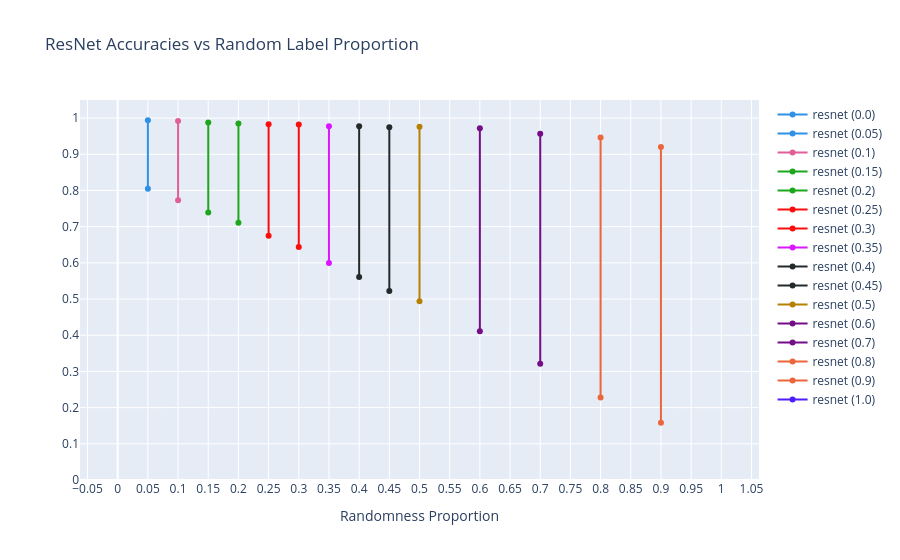

Notebook cell for this chart:
### Code cell
resnet = full_data[(full_data["model"].str.contains("resnet")) & (full_data["split"] == "trainUval")].copy()

resnet["layer_idx"] = resnet["layer"].apply(lambda x: layer_order['resnet'].index(x))
resnet.sort_values("layer_idx", inplace=True)

resnet_accs = resnet[(resnet["layer"] == "a1")][["dataset", "model", "train_acc", "val_acc", "randomness"]]
resnet_accs.sort_values("randomness", inplace=True)

fig = make_subplots()
for i, row in resnet_accs.iterrows():
    color = color_seq[i % len(color_seq)]
    fig.add_trace(go.Scatter(x=[row["randomness"], row["randomness"]], y=[row["train_acc"], row["val_acc"]], mode="lines+markers", line = dict(color=color), name=f"{row['model']} ({row['randomness']})"))
    
fig.update_layout(title="ResNet Accuracies vs Random Label Proportion")
fig.update_xaxes(title_text="Randomness Proportion", nticks=23)
fig.update_yaxes(range=[0.0, 1.05], nticks=20)

### Figure 1 — Plotly figure (JSON) as saved in the notebook; plotly's stock layout.template omitted (floating-point values rounded to 4 significant figures)
{"data": [{"line": {"color": "#2E91E5"}, "mode": "lines+markers", "name": "resnet (0.0)", "type": "scatter", "x": [0, 0], "y": [null, null]}, {"line": {"color": "#2E91E5"}, "mode": "lines+markers", "name": "resnet (0.05)", "type": "scatter", "x": [0.05, 0.05], "y": [0.9942, 0.8047]}, {"line": {"color": "#E15F99"}, "mode": "lines+markers", "name": "resnet (0.1)", "type": "scatter", "x": [0.1, 0.1], "y": [0.9921, 0.7727]}, {"line": {"color": "#1CA71C"}, "mode": "lines+markers", "name": "resnet (0.15)", "type": "scatter", "x": [0.15, 0.15], "y": [0.9876, 0.7389]}, {"line": {"color": "#1CA71C"}, "mode": "lines+markers", "name": "resnet (0.2)", "type": "scatter", "x": [0.2, 0.2], "y": [0.9853, 0.7109]}, {"line": {"color": "#FB0D0D"}, "mode": "lines+markers", "name": "resnet (0.25)", "type": "scatter", "x": [0.25, 0.25], "y": [0.9828, 0.6752]}, {"line": {"color": "#FB0D0D"}, "mode": "lines+markers", "name": "resnet (0.3)", "type": "scatter", "x": [0.3, 0.3], "y": [0.9825, 0.6435]}, {"line": {"color": "#DA16FF"}, "mode": "lines+markers", "name": "resnet (0.35)", "type": "scatter", "x": [0.35, 0.35], "y": [0.9776, 0.5994]}, {"line": {"color": "#222A2A"}, "mode": "lines+markers", "name": "resnet (0.4)", "type": "scatter", "x": [0.4, 0.4], "y": [0.9773, 0.5608]}, {"line": {"color": "#222A2A"}, "mode": "lines+markers", "name": "resnet (0.45)", "type": "scatter", "x": [0.45, 0.45], "y": [0.9749, 0.5223]}, {"line": {"color": "#B68100"}, "mode": "lines+markers", "name": "resnet (0.5)", "type": "scatter", "x": [0.5, 0.5], "y": [0.9758, 0.4941]}, {"line": {"color": "#750D86"}, "mode": "lines+markers", "name": "resnet (0.6)", "type": "scatter", "x": [0.6, 0.6], "y": [0.9721, 0.4108]}, {"line": {"color": "#750D86"}, "mode": "lines+markers", "name": "resnet (0.7)", "type": "scatter", "x": [0.7, 0.7], "y": [0.9568, 0.3214]}, {"line": {"color": "#EB663B"}, "mode": "lines+markers", "name": "resnet (0.8)", "type": "scatter", "x": [0.8, 0.8], "y": [0.9465, 0.2278]}, {"line": {"color": "#EB663B"}, "mode": "lines+markers", "name": "resnet (0.9)", "type": "scatter", "x": [0.9, 0.9], "y": [0.9205, 0.158]}, {"line": {"color": "#511CFB"}, "mode": "lines+markers", "name": "resnet (1.0)", "type": "scatter", "x": [1, 1], "y": [null, null]}], "layout": {"title": {"text": "ResNet Accuracies vs Random Label Proportion"}, "xaxis": {"anchor": "y", "domain": [0, 1], "nticks": 23, "title": {"text": "Randomness Proportion"}}, "yaxis": {"anchor": "x", "domain": [0, 1], "nticks": 20, "range": [0, 1.05]}}}
